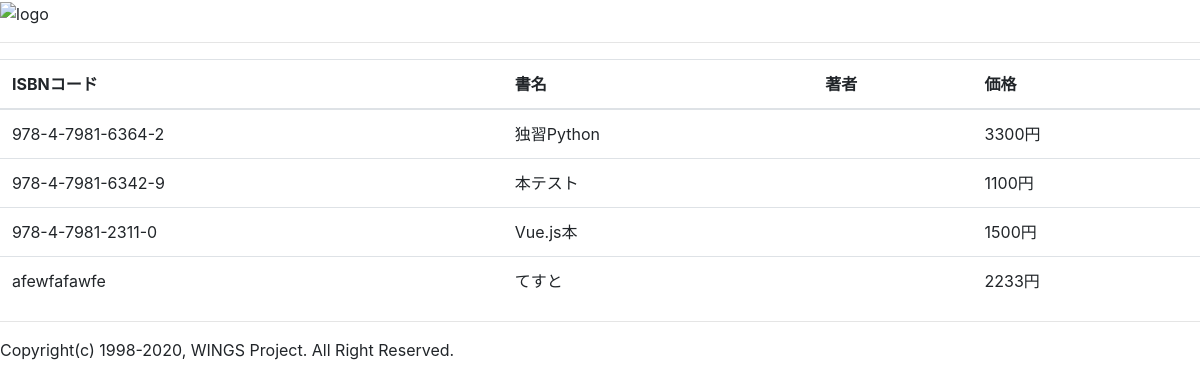
/main/rel2, run on an earlier commit of the app's database.
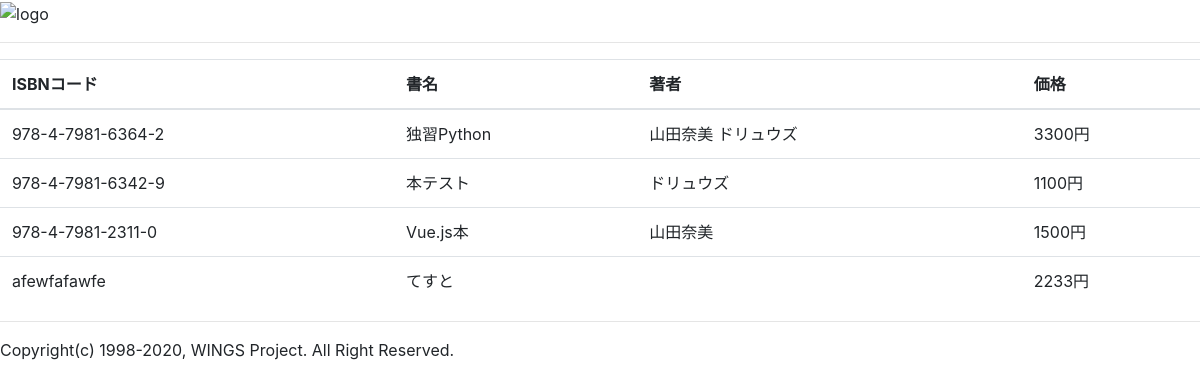
And on a later commit of the database.
### main/models.py (models this page shows, shortened)
class Book(models.Model):
    isbn = models.CharField(
        verbose_name='ISBNコード',
        max_length=20,
        validators=[
            RegexValidator(
                r'^978-4-[0-9]{4}-[0-9]{4}-[0-9X]{1}$',
                message='ISBNコードは正しい形式で指定してください。'
            )
        ]
    )
    title = models.CharField(
        verbose_name='書名',
        max_length=100
    )
    price = models.IntegerField(
        verbose_name='価格',
        default=0,
        validators=[
            MinValueValidator(
                17,
                message='価格は正の整数で指定してください。'
            )
        ]
    )
    publisher = models.CharField(
        verbose_name='出版社',
        max_length=50,
        choices=[
            ('翔泳社', '翔泳社'),
            ('技術評論社', '技術評論社'),
            ('秀和システム', '秀和システム'),
            ('SBクリエイティブ', 'SBクリエイティブ'),
            ('日経BP', '日経BP'),
        ],
    )
    published = models.DateField(
        verbose_name='刊行日'
    )

class Author(models.Model):
    books = models.ManyToManyField(Book)
    name = models.CharField(
        verbose_name='名前',
        max_length=20
    )
    address = models.CharField(
        verbose_name='住所',
        max_length=100
    )

### main/views.py (the view)
# urls.py: path('rel2', views.rel2, name='rel2'),
def rel2(request):
    return render(request, 'main/rel2.html', {
        'books': Book.objects.all()
    })

### main/templates/main/rel2.html
{% extends 'main/layout.html' %}
{% block main %}
<table class="table">
    <thead>
        <tr>
            <th>ISBNコード</th>
            <th>書名</th>
            <th>著者</th>
            <th>価格</th>
        </tr>
    </thead>
    <tbody>
        {% for b in books %}
            <tr>
                <td>{{ b.isbn }}</td>
                <td>{{ b.title }}</td>
                <td>
                    {% for a in b.author_set.all %}
                        {{ a.name }}
                    {% endfor %}
                </td>
                <td>{{ b.price }}円</td>
            </tr>
        {% endfor %}
    </tbody>
</table>
{% endblock main %}

What changed in the data, as far as the page shows it:
added Author: name "山田奈美"
added Author: name "ドリュウズ"
